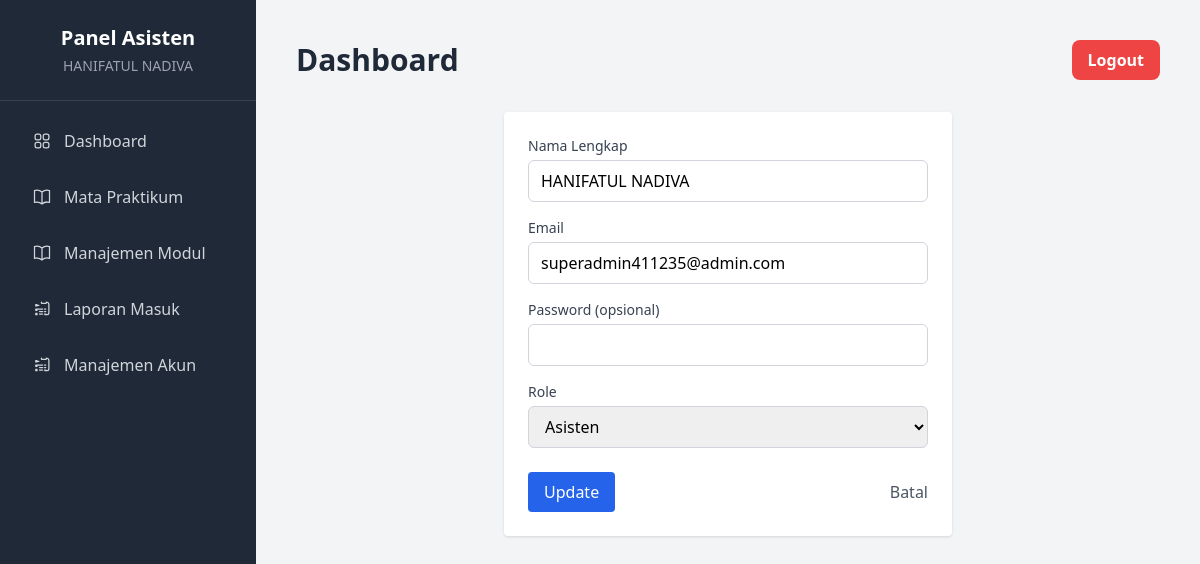
Page /SistemPengumpulanTugas/asisten/akun/edit.php?id=9 (signed in) on the committed database.
### tables this page shows
CREATE TABLE `users` (
  `id` int(11) NOT NULL,
  `nama` varchar(100) NOT NULL,
  `email` varchar(100) NOT NULL,
  `password` varchar(255) NOT NULL,
  `role` enum('mahasiswa','asisten') NOT NULL,
  `created_at` timestamp NOT NULL DEFAULT current_timestamp()
);

### SistemPengumpulanTugas/asisten/akun/edit.php (called while the page is built, shortened)
<?php
require_once '../../config.php';
$id = isset($_GET['id']) ? (int)$_GET['id'] : 0;
$stmt = $conn->prepare("SELECT * FROM users WHERE id = ?");
$stmt->bind_param("i", $id);
$stmt->execute();
$result = $stmt->get_result();
$data = $result->fetch_assoc();
require_once '../templates/header.php';
$fields = ['nama', 'email', 'password', 'role'];
$labels = ['Nama Lengkap', 'Email', 'Password (opsional)', 'Role'];
$action = '';
$isEdit = true;
$backUrl = 'akun.php'
?>
<?php include '../templates/form.php'; ?>
<?php require_once '../templates/footer.php'; ?>

### SistemPengumpulanTugas/asisten/templates/form.php (the view, shortened to what this page needs)
<form action="<?= $action ?>" method="post" class="bg-white p-6 rounded shadow max-w-md mx-auto mt-8">
  <?php foreach ($fields as $key => $field): ?>
    <div class="mb-4">
      <label for="<?= $field ?>" class="block text-sm font-medium text-gray-700 mb-1">
        <?= $labels[$key] ?? ucfirst($field) ?>
      </label>
      <?php if ($field === 'role'): ?>
        <select
          name="role"
          id="role"
          class="w-full px-3 py-2 border border-gray-300 rounded-md focus:outline-none focus:ring focus:ring-blue-200"
          required
        >
          <option value="asisten" <?= ($isEdit && $data['role'] === 'asisten') ? 'selected' : '' ?>>Asisten</option>
        </select>
      <?php elseif ($field === 'password'): ?>
        <input
          type="password"
          name="password"
          id="password"
          class="w-full px-3 py-2 border border-gray-300 rounded-md focus:outline-none focus:ring focus:ring-blue-200"
          <?= $isEdit ? '' : 'required' ?>
        >
      <?php else: ?>
        <input
          type="text"
          name="<?= $field ?>"
          id="<?= $field ?>"
          value="<?= $isEdit && isset($data[$field]) ? htmlspecialchars($data[$field]) : '' ?>"
          class="w-full px-3 py-2 border border-gray-300 rounded-md focus:outline-none focus:ring focus:ring-blue-200"
          required
        >
      <?php endif; ?>
    </div>
  <?php endforeach; ?>
  <div class="flex justify-between items-center mt-6">
  <button
    type="submit"
    onclick="return confirm('Apakah Anda yakin ingin <?= $isEdit ? 'memperbarui' : 'menyimpan' ?> data ini?')"
    class="bg-blue-600 text-white px-4 py-2 rounded hover:bg-blue-700"
  >
    <?= $isEdit ? 'Update' : 'Simpan' ?>
  </button>
  <a href="<?= $backUrl ?>" class="text-gray-600 hover:underline">Batal</a>
</div>
</form>

### rows in the picture
users: nama "HANIFATUL NADIVA", email "superadmin411235@admin.com", role "Asisten"

### other values in the picture
$_SESSION['nama'] "HANIFATUL NADIVA"
$pageTitle "Dashboard"
$labels[$key] "Nama Lengkap"
$labels[$key] "Email"
$labels[$key] "Password (opsional)"
$labels[$key] "Role"
